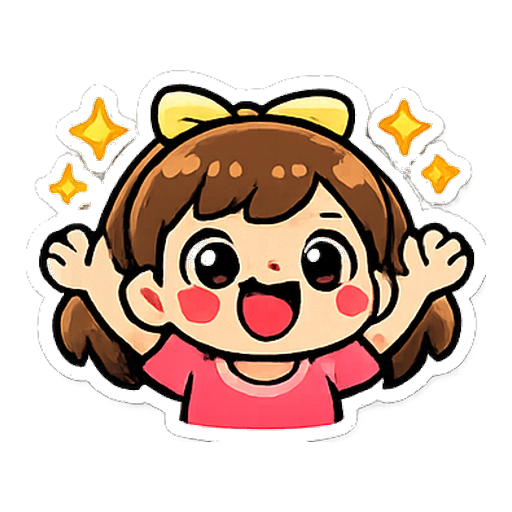
#> input picture stickers/01_excited_girl.png, 512 x 512 px; its folder holds 4 pictures in this run
$ python create_print_sheet.py ../stickers
#> lines starting #> are read from the running program, lines starting #| are printed output that depends on the picture
#!/usr/bin/env python3
"""
Printable Sticker Sheet Generator - Create print-ready layouts for Etsy/Gumroad.

Generates:
1. Individual high-res PNGs (for digital planner use)
2. Print-ready sticker sheet (US Letter, 300 DPI)
3. A4 sticker sheet variant
4. Distribution ZIP with README

Usage:
    python create_print_sheet.py <sticker_dir> [output_dir]

    # Example:
    python create_print_sheet.py pack01_emotions_v1/final/print_etsy pack01_emotions_v1/dist
"""

import importlib.util
import os
import sys
import zipfile
from pathlib import Path

from PIL import Image, ImageDraw, ImageFont


# Page sizes at 300 DPI
PAGE_SIZES = {
    "us_letter": (2550, 3300),  # 8.5 x 11 inches at 300 DPI
    "a4": (2480, 3508),  # 210 x 297 mm at 300 DPI
    "square_social": (3000, 3000),  # Social media preview
}


def create_sticker_sheet(
    sticker_dir: str,
    output_path: str,
    page_size: str = "us_letter",
    cols: int = 4,
    sticker_size: int = 500,
    padding: int = 40,
    dpi: int = 300,
    bg_color: tuple = (255, 255, 255, 255),
    title: str | None = None,
) -> Path:
    """
    Arrange stickers in a grid layout suitable for printing.

    Args:
        sticker_dir: Directory with high-res PNG stickers
        output_path: Output file path (.png)
        page_size: "us_letter", "a4", or "square_social"
        cols: Number of columns in the grid
        sticker_size: Max size per sticker cell in pixels
        padding: Padding between stickers in pixels
        dpi: Output DPI (300 for print, 72 for web)
        bg_color: Background RGBA tuple
        title: Optional title text at the top

    Returns:
        Path to saved sticker sheet
    """
#> called with sticker_dir = '../stickers', output_path = 'dist/sheets/sticker_sheet_letter.png', page_size = 'us_letter', cols = 4, sticker_size = 500, padding = 40, dpi = 300, bg_color = (255, 255, 255, 255)
    stickers = sorted(
        list(Path(sticker_dir).glob("*.png")) + list(Path(sticker_dir).glob("*.webp"))
    )

    if not stickers:
        print(f"No sticker images found in {sticker_dir}")
        return None

    sheet_w, sheet_h = PAGE_SIZES.get(page_size, PAGE_SIZES["us_letter"])
    rows = (len(stickers) + cols - 1) // cols

    # Title area
    title_height = 120 if title else 0

    # Calculate cell size to fit the page
    available_w = sheet_w - padding * (cols + 1)
    available_h = sheet_h - padding * (rows + 1) - title_height
    cell_w = available_w // cols
    cell_h = available_h // rows
    cell_size = min(cell_w, cell_h, sticker_size)

    # Create sheet
    sheet = Image.new("RGBA", (sheet_w, sheet_h), bg_color)
#> sheet: PIL image 2550x3300 RGBA; every value is 255
    draw = ImageDraw.Draw(sheet)

    # Add title if provided
    if title:
        try:
            font = ImageFont.truetype("/System/Library/Fonts/Helvetica.ttc", 60)
        except (OSError, IOError):
            font = ImageFont.load_default()

        bbox = draw.textbbox((0, 0), title, font=font)
#> bbox = (0, 10, 576, 57)
        text_w = bbox[2] - bbox[0]
#> text_w = 576
        draw.text(
            ((sheet_w - text_w) // 2, padding),
            title,
            fill=(51, 51, 51, 255),
            font=font,
        )

    # Place stickers
    for i, sticker_path in enumerate(stickers):
        row = i // cols
        col = i % cols

        sticker = Image.open(sticker_path).convert("RGBA")
#> sticker is the input picture: PIL image 512x512 RGBA; mean R, G, B, A 67.3, 46.6, 34.9, 105.8

        # Resize maintaining aspect ratio
        ratio = min(cell_size / sticker.width, cell_size / sticker.height)
#> ratio = 0.977
        new_w = int(sticker.width * ratio)
#> new_w = 500
        new_h = int(sticker.height * ratio)
#> new_h = 500
        sticker = sticker.resize((new_w, new_h), Image.LANCZOS)
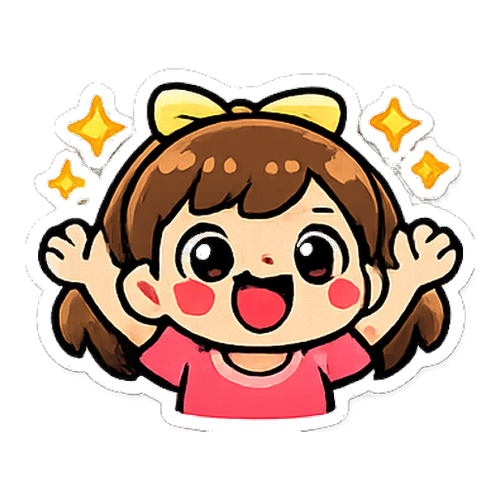
#> sticker: PIL image 500x500 RGBA; mean R, G, B, A 70, 49.2, 37.5, 105.9; transparent parts drawn white

        # Calculate position (centered in cell)
        x = padding + col * (cell_size + padding) + (cell_size - new_w) // 2
#> x = 40
        y = (
            title_height
            + padding
            + row * (cell_size + padding)
            + (cell_size - new_h) // 2
        )
#> y = 160

        sheet.paste(sticker, (x, y), sticker)
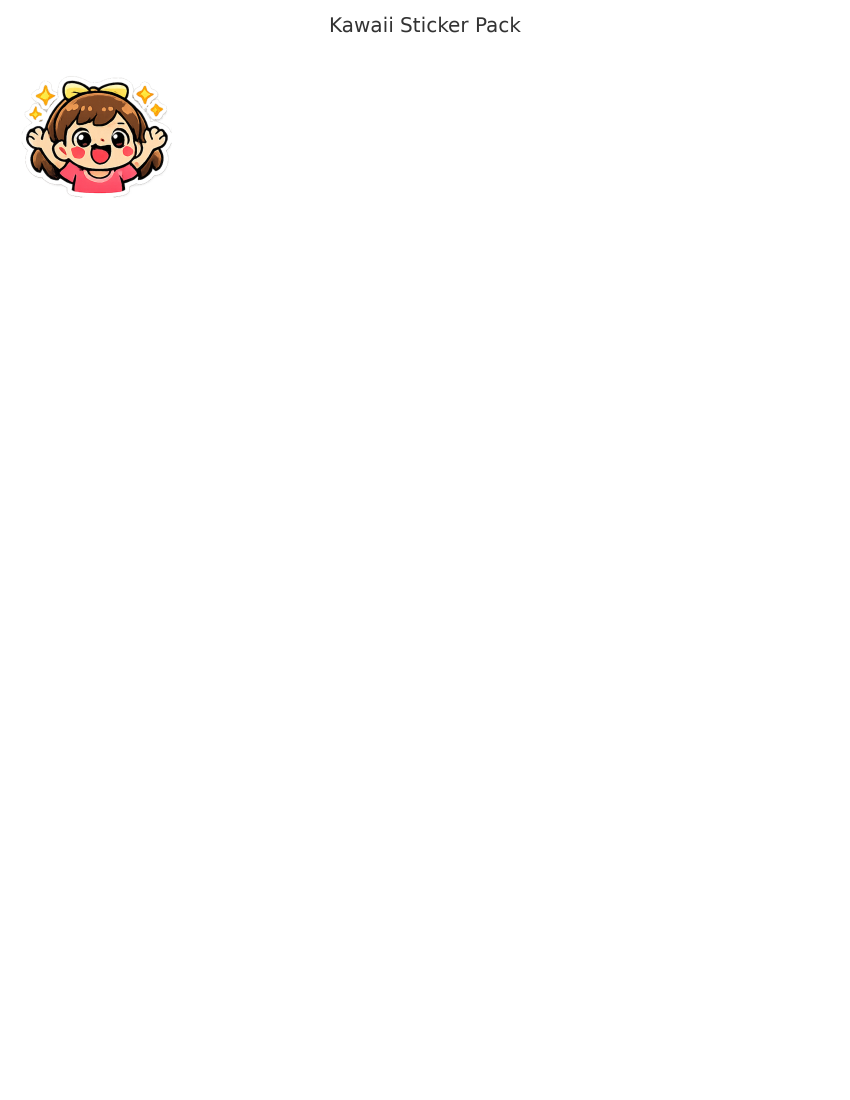
#> sheet: PIL image 2550x3300 RGBA (shown at 1/3 size); mean R, G, B, A 253.6, 253, 252.7, 254.9; transparent parts drawn white
#> pass 2 of the loop in create_sticker_sheet, `for i, sticker_path in enumerate(stickers):`:
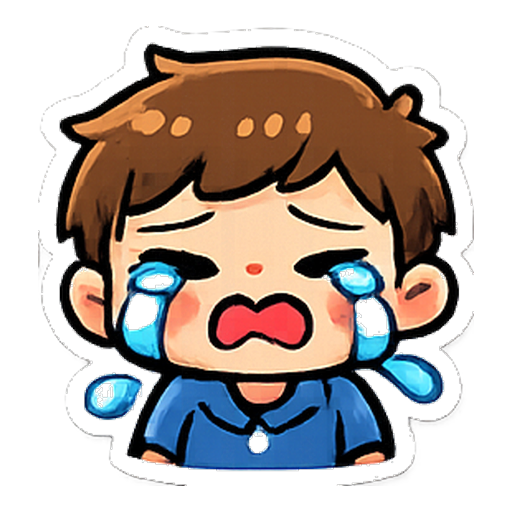
#> input picture stickers/02_crying_boy.png, 512 x 512 px
#> in create_sticker_sheet, sticker is the input picture: PIL image 512x512 RGBA; mean R, G, B, A 65.7, 55.2, 49.2, 133.8
#> in create_sticker_sheet, `sticker = sticker.resize((new_w, new_h), Image.LANCZOS)`:
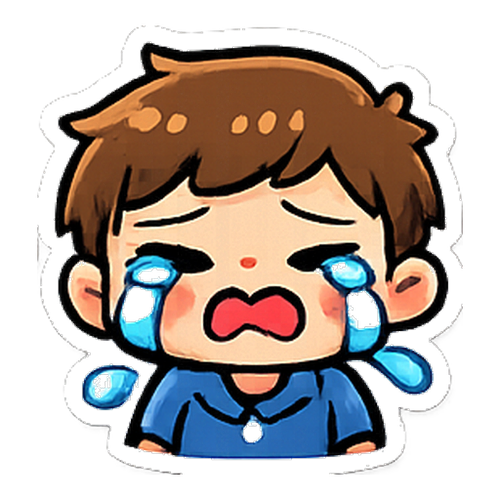
#> sticker: PIL image 500x500 RGBA; mean R, G, B, A 67.1, 56.8, 50.8, 133.8; transparent parts drawn white
#> in create_sticker_sheet, `sheet.paste(sticker, (x, y), sticker)`:
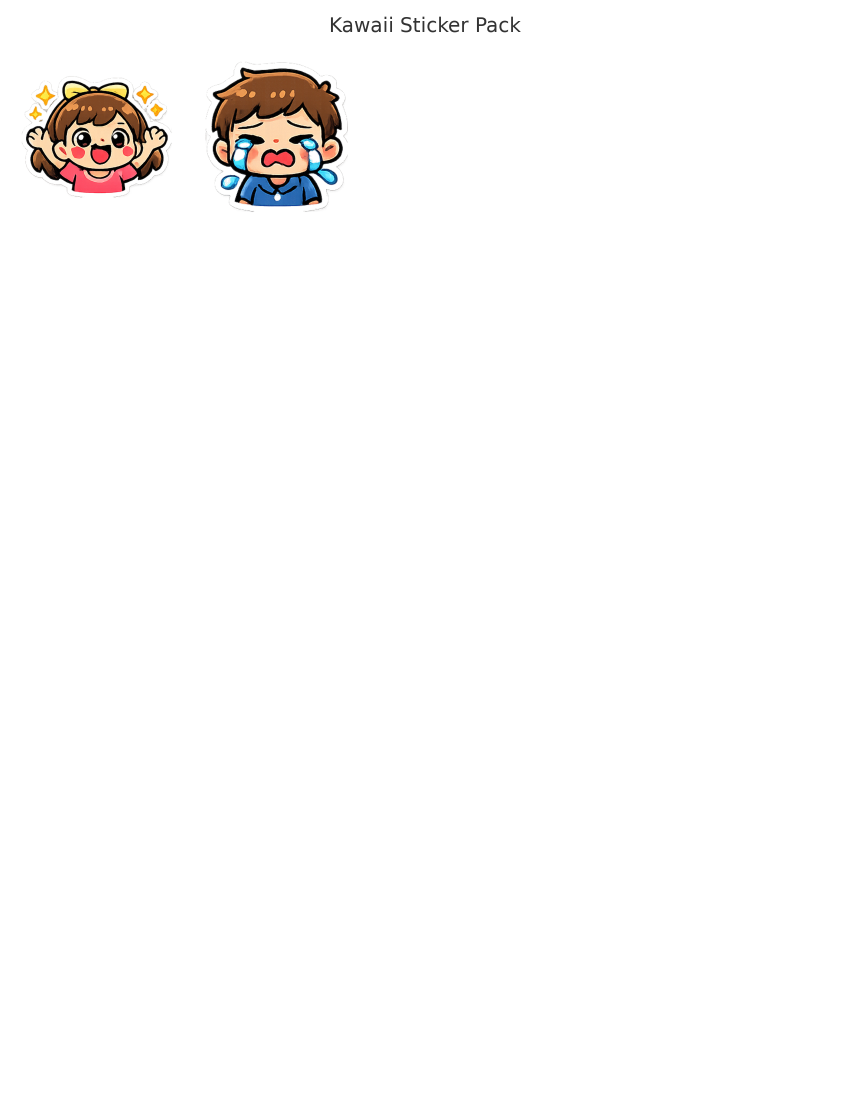
#> sheet: PIL image 2550x3300 RGBA (shown at 1/3 size); mean R, G, B, A 251.5, 250.6, 250.1, 254.9; transparent parts drawn white
#> pass 3 of the loop in create_sticker_sheet, `for i, sticker_path in enumerate(stickers):`:
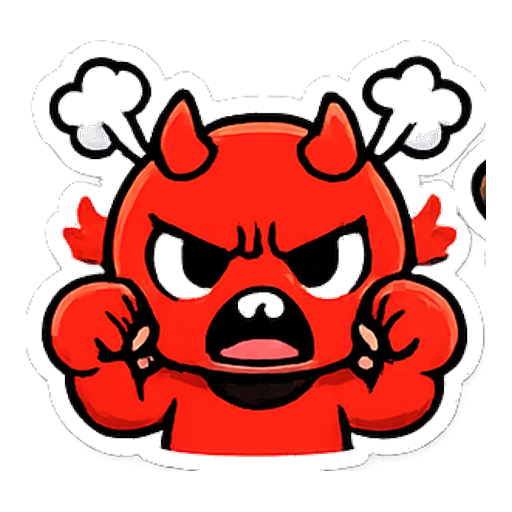
#> input picture stickers/03_angry_devil.png, 512 x 512 px
#> in create_sticker_sheet, sticker is the input picture: PIL image 512x512 RGBA; mean R, G, B, A 77, 17.7, 12.9, 117.2
#> in create_sticker_sheet, `sticker = sticker.resize((new_w, new_h), Image.LANCZOS)`:
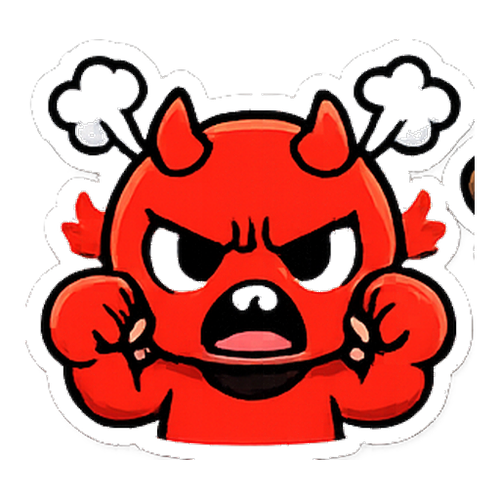
#> sticker: PIL image 500x500 RGBA; mean R, G, B, A 79.6, 20.2, 15.4, 117.1; transparent parts drawn white
#> in create_sticker_sheet, `sheet.paste(sticker, (x, y), sticker)`:
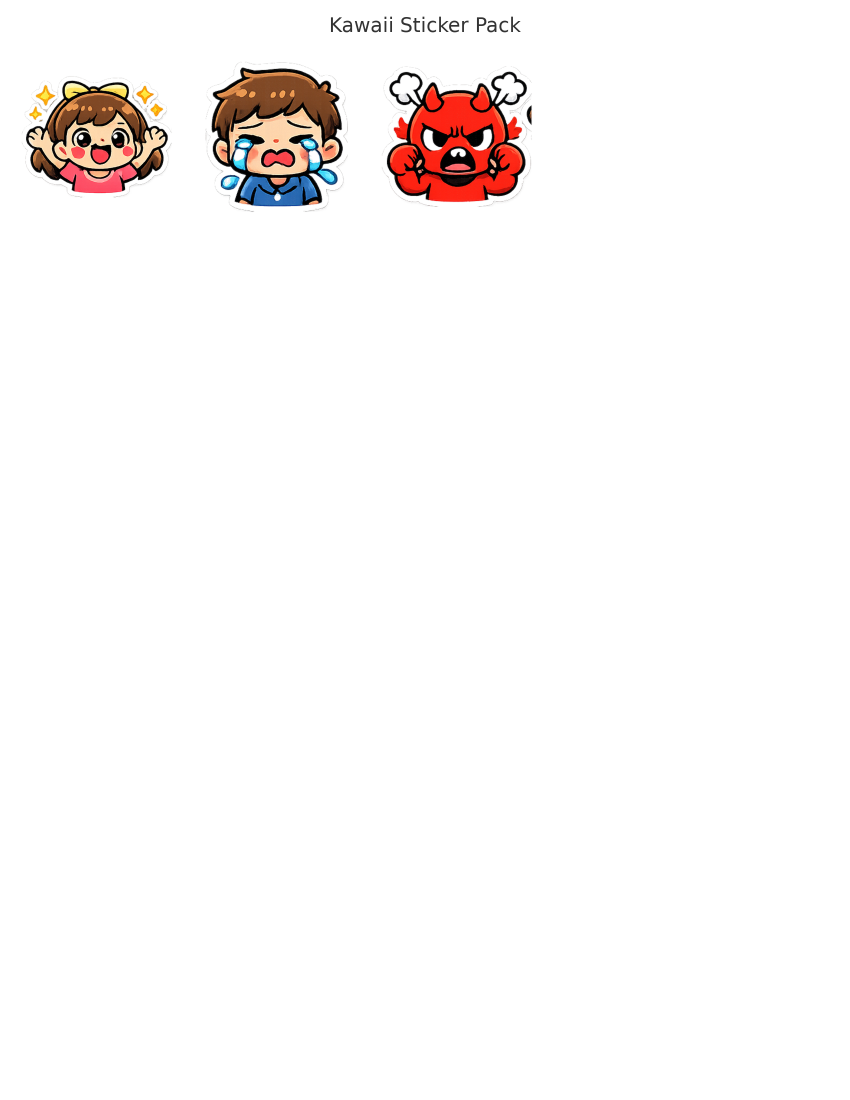
#> sheet: PIL image 2550x3300 RGBA (shown at 1/3 size); mean R, G, B, A 250.3, 247.6, 247, 254.8; transparent parts drawn white
#> the loop made 4 passes; the first 3 are shown

    # Save
    output = Path(output_path)
    output.parent.mkdir(parents=True, exist_ok=True)
    sheet.save(str(output), dpi=(dpi, dpi))
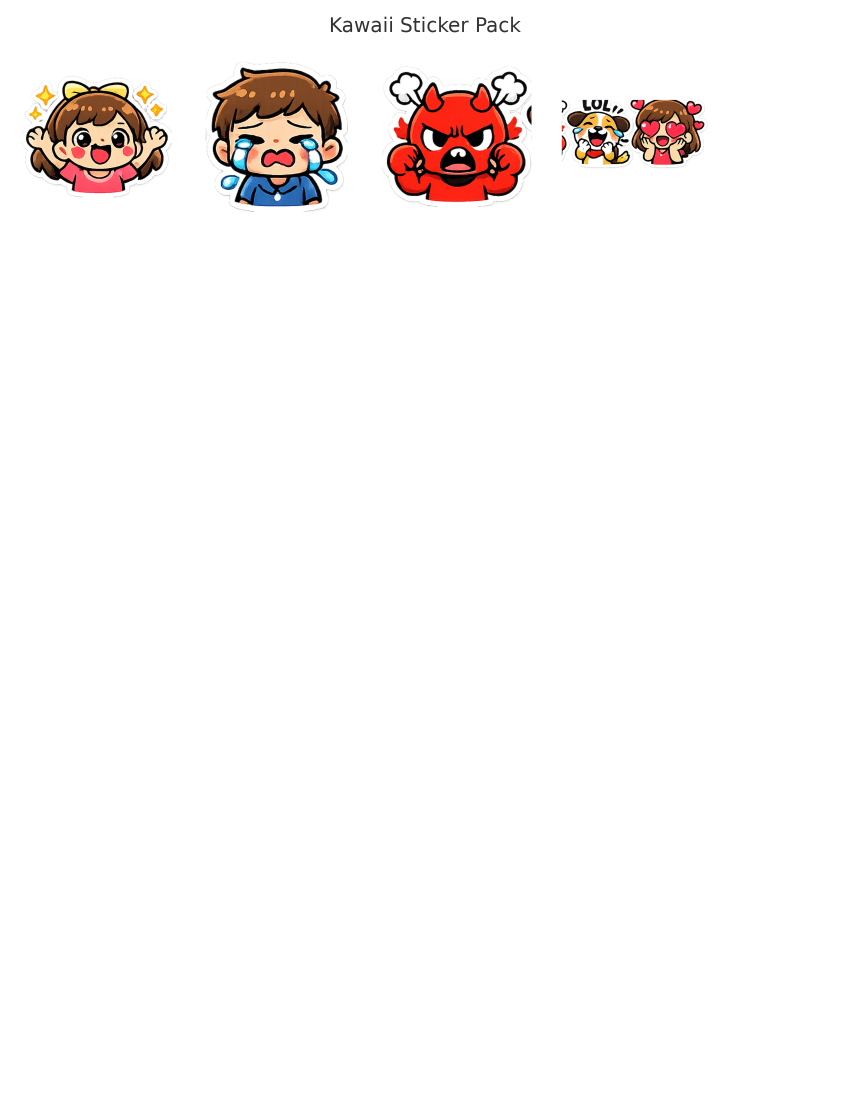
#> saved as sticker_sheet_letter.png: PIL image 2550x3300 RGBA (shown at 1/3 size); mean R, G, B, A 249.5, 246.4, 245.6, 254.8; transparent parts drawn white

#> (the run stopped early here; a loop or call above may not have finished)
